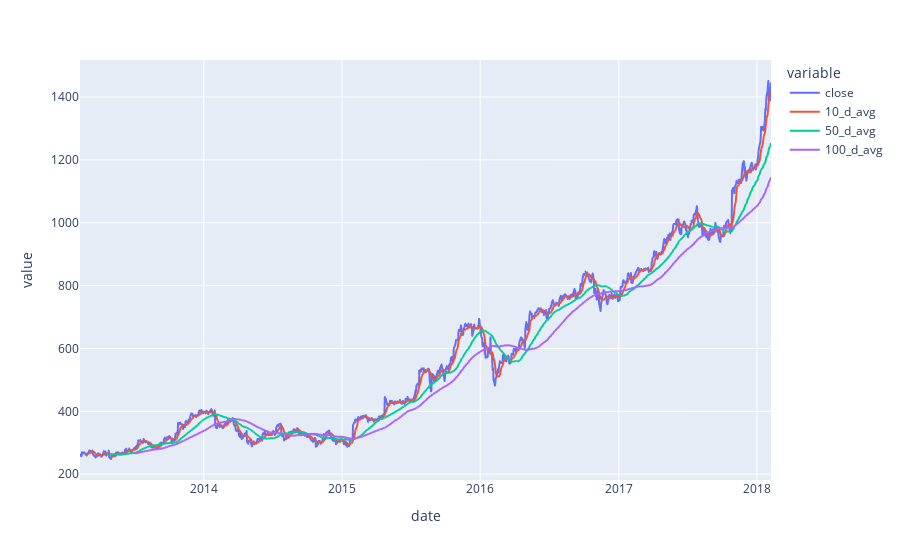

The cell this chart's notebook holds for it:
### Code cell
import plotly.express as px
fig=px.line(amzn_df,x="date",y=['close', '10_d_avg','50_d_avg','100_d_avg'])
fig.show()

### Figure 1 — Plotly figure (JSON) as saved in the notebook; plotly's stock layout.template omitted (floating-point values rounded to 4 significant figures; data arrays with more than 128 entries replaced by an {"elided": "..."} marker saying what was removed)
{"data": [{"hovertemplate": "variable=close<br>date=%{x}<br>value=%{y}<extra></extra>", "legendgroup": "close", "line": {"color": "#636efa", "dash": "solid"}, "marker": {"symbol": "circle"}, "mode": "lines", "name": "close", "showlegend": true, "type": "scattergl", "x": {"elided": "1259 str values"}, "xaxis": "x", "y": {"elided": "1259 float values"}, "yaxis": "y"}, {"hovertemplate": "variable=10_d_avg<br>date=%{x}<br>value=%{y}<extra></extra>", "legendgroup": "10_d_avg", "line": {"color": "#EF553B", "dash": "solid"}, "marker": {"symbol": "circle"}, "mode": "lines", "name": "10_d_avg", "showlegend": true, "type": "scattergl", "x": {"elided": "1259 str values"}, "xaxis": "x", "y": {"elided": "1259 float values"}, "yaxis": "y"}, {"hovertemplate": "variable=50_d_avg<br>date=%{x}<br>value=%{y}<extra></extra>", "legendgroup": "50_d_avg", "line": {"color": "#00cc96", "dash": "solid"}, "marker": {"symbol": "circle"}, "mode": "lines", "name": "50_d_avg", "showlegend": true, "type": "scattergl", "x": {"elided": "1259 str values"}, "xaxis": "x", "y": {"elided": "1259 float values"}, "yaxis": "y"}, {"hovertemplate": "variable=100_d_avg<br>date=%{x}<br>value=%{y}<extra></extra>", "legendgroup": "100_d_avg", "line": {"color": "#ab63fa", "dash": "solid"}, "marker": {"symbol": "circle"}, "mode": "lines", "name": "100_d_avg", "showlegend": true, "type": "scattergl", "x": {"elided": "1259 str values"}, "xaxis": "x", "y": {"elided": "1259 float values"}, "yaxis": "y"}], "layout": {"legend": {"title": {"text": "variable"}, "tracegroupgap": 0}, "margin": {"t": 60}, "xaxis": {"anchor": "y", "domain": [0, 1], "title": {"text": "date"}}, "yaxis": {"anchor": "x", "domain": [0, 1], "title": {"text": "value"}}}}
